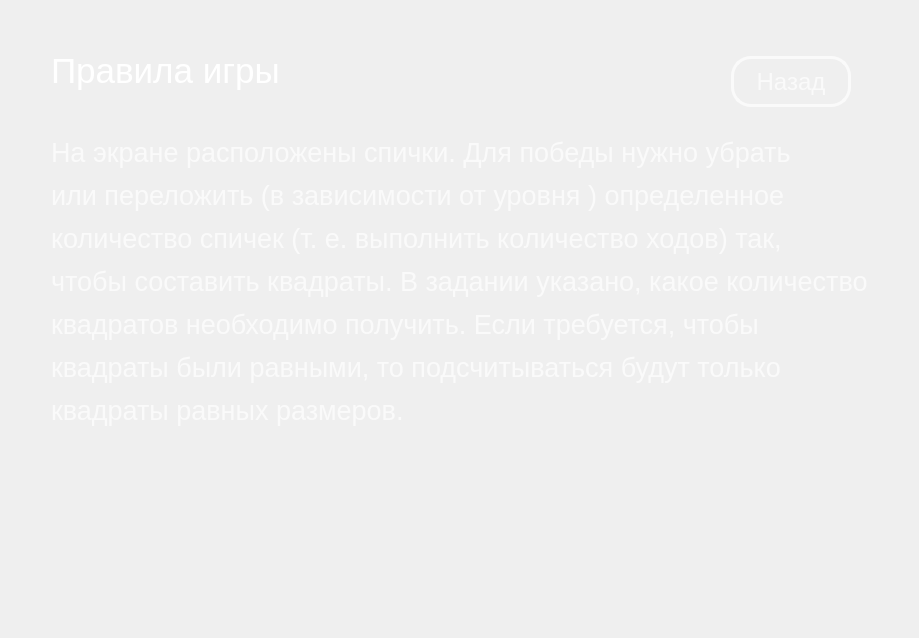
      <widget class="QWidget" name="page_rules">
       <layout class="QGridLayout" name="gridLayout_6">
        <item row="2" column="1">
         <widget class="QLabel" name="label_rules">
          <property name="sizePolicy">
           <sizepolicy hsizetype="Minimum" vsizetype="Minimum">
            <horstretch>0</horstretch>
            <verstretch>0</verstretch>
           </sizepolicy>
          </property>
          <property name="minimumSize">
           <size>
            <width>800</width>
            <height>450</height>
           </size>
          </property>
          <property name="font">
           <font>
            <pointsize>20</pointsize>
           </font>
          </property>
          <property name="styleSheet">
           <string notr="true">color: rgb(250, 250, 250);</string>
          </property>
          <property name="text">
           <string>&lt;html&gt;&lt;head/&gt;&lt;body&gt;&lt;p&gt;На экране расположены спички. Для победы нужно убрать&lt;/p&gt;&lt;p&gt;или переложить (в зависимости от уровня ) определенное&lt;/p&gt;&lt;p&gt;количество спичек (т. е. выполнить количество ходов) так,&lt;/p&gt;&lt;p&gt;чтобы составить квадраты. В задании указано, какое количество&lt;/p&gt;&lt;p&gt;квадратов необходимо получить. Если требуется, чтобы&lt;/p&gt;&lt;p&gt;квадраты были равными, то подсчитываться будут только&lt;/p&gt;&lt;p&gt;квадраты равных размеров.&lt;/p&gt;&lt;/body&gt;&lt;/html&gt;</string>
          </property>
          <property name="alignment">
           <set>Qt::AlignLeading|Qt::AlignLeft|Qt::AlignTop</set>
          </property>
          <property name="wordWrap">
           <bool>false</bool>
          </property>
         </widget>
        </item>
        <item row="2" column="2">
         <spacer name="horizontalSpacer_6">
          <property name="orientation">
           <enum>Qt::Horizontal</enum>
          </property>
          <property name="sizeHint" stdset="0">
           <size>
            <width>40</width>
            <height>20</height>
           </size>
          </property>
         </spacer>
        </item>
        <item row="0" column="1">
         <spacer name="verticalSpacer_5">
          <property name="orientation">
           <enum>Qt::Vertical</enum>
          </property>
          <property name="sizeHint" stdset="0">
           <size>
            <width>20</width>
            <height>40</height>
           </size>
          </property>
         </spacer>
        </item>
        <item row="2" column="0">
         <spacer name="horizontalSpacer_5">
          <property name="orientation">
           <enum>Qt::Horizontal</enum>
          </property>
          <property name="sizeHint" stdset="0">
           <size>
            <width>40</width>
            <height>20</height>
           </size>
          </property>
         </spacer>
        </item>
        <item row="3" column="1">
         <spacer name="verticalSpacer_6">
          <property name="orientation">
           <enum>Qt::Vertical</enum>
          </property>
          <property name="sizeHint" stdset="0">
           <size>
            <width>20</width>
            <height>40</height>
           </size>
          </property>
         </spacer>
        </item>
        <item row="1" column="1">
         <widget class="QWidget" name="widget_3" native="true">
          <property name="sizePolicy">
           <sizepolicy hsizetype="Preferred" vsizetype="Minimum">
            <horstretch>0</horstretch>
            <verstretch>0</verstretch>
           </sizepolicy>
          </property>
          <property name="minimumSize">
           <size>
            <width>0</width>
            <height>80</height>
           </size>
          </property>
          <widget class="QLabel" name="label_2">
           <property name="geometry">
            <rect>
             <x>0</x>
             <y>0</y>
             <width>300</width>
             <height>75</height>
            </rect>
           </property>
           <property name="sizePolicy">
            <sizepolicy hsizetype="Minimum" vsizetype="Minimum">
             <horstretch>0</horstretch>
             <verstretch>0</verstretch>
            </sizepolicy>
           </property>
           <property name="minimumSize">
            <size>
             <width>300</width>
             <height>75</height>
            </size>
           </property>
           <property name="font">
            <font>
             <family>Segoe UI</family>
             <pointsize>26</pointsize>
             <italic>false</italic>
             <bold>false</bold>
            </font>
           </property>
           <property name="styleSheet">
            <string notr="true">color:rgb(255, 255, 255);</string>
           </property>
           <property name="text">
            <string>Правила игры</string>
           </property>
           <property name="alignment">
            <set>Qt::AlignLeading|Qt::AlignLeft|Qt::AlignTop</set>
           </property>
          </widget>
          <widget class="QPushButton" name="back_rules">
           <property name="geometry">
            <rect>
             <x>680</x>
             <y>5</y>
             <width>120</width>
             <height>51</height>
            </rect>
           </property>
           <property name="sizePolicy">
            <sizepolicy hsizetype="Fixed" vsizetype="Fixed">
             <horstretch>0</horstretch>
             <verstretch>0</verstretch>
            </sizepolicy>
           </property>
           <property name="minimumSize">
            <size>
             <width>0</width>
             <height>0</height>
            </size>
           </property>
           <property name="font">
            <font>
             <pointsize>18</pointsize>
             <bold>false</bold>
            </font>
           </property>
           <property name="styleSheet">
            <string notr="true">QPushButton {
border-radius: 20;
color: rgb(250, 250, 250);
border: 3 solid rgb(250, 250, 250);
}
QPushButton:pressed{
color: rgb(230, 230, 230);
border: 3 solid rgb(230, 230, 230);
}</string>
           </property>
           <property name="text">
            <string>Назад</string>
           </property>
          </widget>
         </widget>
        </item>
       </layout>
      </widget>
